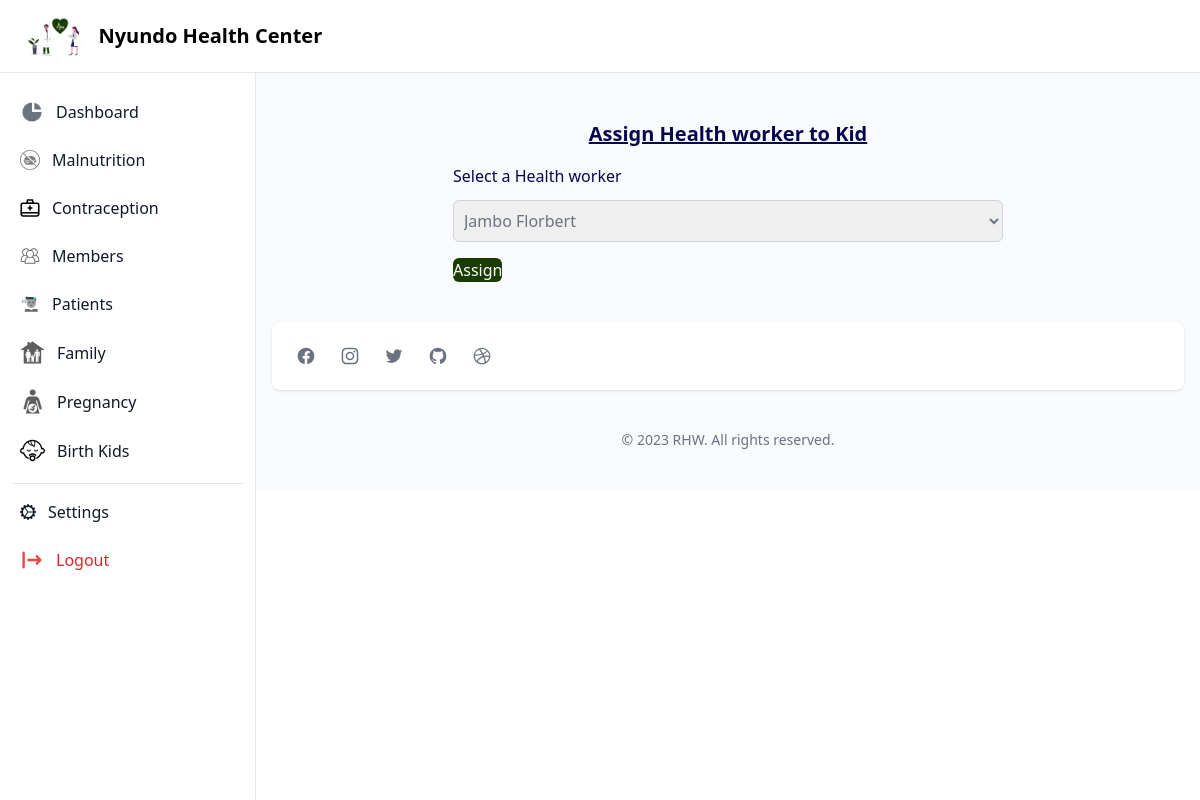
Page /assign/kid/4f57492a-e7dc-4e06-ab22-e98ddefafba2/ (signed in) on the committed database.
### accounts/models.py (models this page shows, shortened)
class User(AbstractBaseUser, PermissionsMixin):
    ADMIN="ADMIN"
    UMUJYANAMA="UMUJYANAMA"
    HC="HC"
    STAFF="STAFF"
    RSSB="RSSB"
    RAMA="RAMA"
    USER_TYPE_CHOICE = (
        (ADMIN,"Super User"),
        (STAFF,"Staff User"),
        (UMUJYANAMA,"Umujyana"),
        (HC,"Health Center"),
    )
    id = models.UUIDField(default=uuid.uuid4, primary_key=True, editable=False)
    email = models.EmailField("email address", max_length=255, unique=True,blank=True,null=True)
    full_name = models.CharField(_("full name"), max_length=100)
    username = models.CharField(_("username"), max_length=100, unique=True)
    phone_number = models.CharField(
        _("phone number"), max_length=255,unique=True,validators=[
            MinLengthValidator(limit_value=13),
            MaxLengthValidator(limit_value=13)
        ]
    )
    identification_number= models.CharField(_("identification_number"),max_length=255,validators=[
            MinLengthValidator(limit_value=16),
            MaxLengthValidator(limit_value=16)
        ])
    user_type = models.CharField(
        _("user type"), choices=USER_TYPE_CHOICE, max_length=50, default=UMUJYANAMA
    )
    is_active = models.BooleanField(_("is active"), default=True)
    is_staff = models.BooleanField(_("staff"), default=False)
    is_first_login = models.BooleanField(_("staff"), default=True)
    admin = models.BooleanField(_("admin"), default=False)  # a admin
    created_on = models.DateTimeField(_("created on"), auto_now_add=True)
    objects = UserManager()
    USERNAME_FIELD = _("username")
    REQUIRED_FIELDS = ["email","full_name"]
    def __str__(self):  # __unicode__ on Python 2O
        return self.full_name
    @property
    def clinic_members(self):
        return self.clinic.members.all()

### healthCenter/models.py (models this page shows, shortened)
class BirthChild(models.Model):
    id = models.UUIDField(default=uuid.uuid4, primary_key=True, editable=False)
    full_name=models.CharField(max_length=255)
    family=models.ForeignKey(HouseHold,related_name='child_family',on_delete=models.CASCADE)
    description= models.TextField(blank=True)
    clinic=models.ForeignKey(User,related_name='child_clinic',on_delete=models.CASCADE)
    village=models.ForeignKey(Village,related_name='child_village',on_delete=models.CASCADE)
    birth_date=models.DateTimeField(auto_now_add=False)
    vigirant=models.ForeignKey(User,on_delete=models.SET_NULL,related_name='vigitant_birth',blank=True, null=True)
    is_valid= models.BooleanField(_("active"), default=True)
    created_on = models.DateTimeField(_("created on"), auto_now_add=True)
    class Meta:
        verbose_name = _("Birth Child")
        verbose_name_plural = _("Birth Children")
        ordering = ('created_on',)

### healthCenter/views.py (the view)
# urls.py: path('assign/kid/<uuid:pk>/',assign_kid,name="assign_kid"),
def assign_kid(request,pk):
    try:
        members= request.user.clinic_members
        all_mal=BirthChild.objects.get(id=pk)
        form=BirthAssignForm(instance=all_mal,users=members)
        context={
        "inst":all_mal,
        'form':form
         }
        if request.method=='POST':
            form=BirthAssignForm(request.POST,instance=all_mal,users=members)
            if form.is_valid():
                form.save(commit=True)
                messages.success(request, 'assigned successful')
            context['context']=form
    except Pregnancy.DoesNotExist:
        pass
    return render(request,'healtfeature/birthAssign.html',context)

### healthCenter/forms.py
class BirthAssignForm(forms.ModelForm):
    class Meta:
        model = BirthChild
        fields=('vigirant',)
    def __init__(self, *args, **kwargs):
        self.users = kwargs.pop('users', None)
        super().__init__(*args, **kwargs)
        self.fields["vigirant"].queryset =self.users

### healthCenter/templates/healtfeature/birthAssign.html (shortened to what this page needs)
{% extends 'base/healthCenter/base.html'%}
{% block css%}
<link rel="stylesheet" href="https://cdn.jsdelivr.net/npm/uikit@3.16.24/dist/css/uikit.min.css" />
{%endblock%}
{% block main%}
<section class="container px-4 mx-auto mt-10">
<div class="flex items-center justify-center p-4">
    <div class="mx-auto w-full max-w-[550px]">
      <form method="POST">
        <h4 class="mb-3 block text-[#07074D] font-bold underline text-xl text-center">Assign Health worker to Kid</h3>
          <div class="max-w-2xl mx-auto my-4">
            <label for="countries" class="mb-3 block text-base font-medium text-[#07074D]">Select a Health worker</label>
                <select
                name="vigirant"
                id="countries" class="w-full block w-full rounded-md border border-gray-300 focus:border-green-700 focus:outline-none focus:ring-1 focus:ring-green-700 py-2 px-1.5 text-gray-500 focus:shadow-md">
                {%for dt in form.vigirant%}
                {{dt}}
                {%endfor%}
            </select>
        </div>
        <div class="flex flex-wrap">
            <div class="w-1/2">   <button
                class="uk-button  text-center text-white AppBgColor rounded-md"
              >
                Assign
              </button></div>
           </div>
      </form>
    </div>
  </div>
</section>
{%endblock%}

### templates/base/healthCenter/base.html (shortened to what this page needs)
{%load static%}
{% if request.user.user_type == 'HC'%}
<!doctype html>
<html>
<head>
  <script src="https://cdn.tailwindcss.com"></script>
  <link rel="stylesheet" href="https://cdn.jsdelivr.net/npm/uikit@3.16.23/dist/css/uikit.min.css" />
 {% block css%}{%endblock%}
</head>
<body>
<div>
    <nav class="bg-white border-b border-gray-200 fixed z-30 w-full">
       <div class="px-3 py-3 lg:px-5 lg:pl-3">
          <div class="flex items-center justify-between">
             <div class="flex items-center justify-start">
                <div  class="text-xl font-bold flex items-center lg:ml-2.5">
                <img src={%static  'images/undraw_medicine_b1ol.png'%} class="h-12 mr-2" alt="Windster Logo">
                <span class="self-center whitespace-nowrap">{{request.user.full_name}}</span>
                </div>
             </div>
          </div>
       </div>
    </nav>
    <div class="flex overflow-hidden bg-white pt-16">
       <aside id="sidebar" class="fixed hidden z-20 h-full top-0 left-0 pt-16 flex lg:flex flex-shrink-0 flex-col w-64 transition-width duration-75" aria-label="Sidebar">
          <div class="relative flex-1 flex flex-col min-h-0 border-r border-gray-200 bg-white pt-0">
             <div class="flex-1 flex flex-col pt-5 pb-4 overflow-y-auto">
                <div class="flex-1 px-3 bg-white divide-y space-y-1">
                   <ul class="space-y-2 pb-2">
                      <li>
                         <a href={% url 'home_health_center' %} class="text-base text-gray-900 font-normal rounded-lg flex items-center p-2 hover:bg-gray-100 group">
                            <svg class="w-6 h-6 text-gray-500 group-hover:text-gray-900 transition duration-75" fill="currentColor" viewBox="0 0 20 20" xmlns="http://www.w3.org/2000/svg">
                               <path d="M2 10a8 8 0 018-8v8h8a8 8 0 11-16 0z"></path>
                               <path d="M12 2.252A8.014 8.014 0 0117.748 8H12V2.252z"></path>
                            </svg>
                            <span class="ml-3">Dashboard</span>
                         </a>
                      </li>
                      <li>
                         <a href="{% url 'malnutrition'%}"  class="text-base text-gray-900 font-normal rounded-lg hover:bg-gray-100 flex items-center p-2 group ">
                            <span class="ml-3 flex-1 whitespace-nowrap">Malnutrition</span>
                         </a>
                      </li>
                      <li>
                         <a href={% url 'contraception'%}  class="text-base text-gray-900 font-normal rounded-lg hover:bg-gray-100 flex items-center p-2 group ">
                            <span class="ml-3 flex-1 whitespace-nowrap">Contraception</span>
                         </a>
                      </li>
                      <li>
                         <a href={% url 'members' %} class="text-base text-gray-900 font-normal rounded-lg hover:bg-gray-100 flex items-center p-2 group ">
                            <span class="ml-3 flex-1 whitespace-nowrap">Members</span>
                         </a>
                      </li>
                      <li>
                         <a href={% url 'patient'%} class="text-base text-gray-900 font-normal rounded-lg hover:bg-gray-100 flex items-center p-2 group ">
                            <span class="ml-3 flex-1 whitespace-nowrap">Patients</span>
                         </a>
                      </li>
                      <li>
                        <a href={% url 'house_hold'%} class="text-base text-gray-900 font-normal rounded-lg hover:bg-gray-100 flex items-center p-2 group ">
                           <span class="ml-3 flex-1 whitespace-nowrap">Family</span>
                        </a>
                     </li>
                     <li>
                        <a href={% url 'pregnancy_woman'%} class="text-base text-gray-900 font-normal rounded-lg hover:bg-gray-100 flex items-center p-2 group ">
                           <span class="ml-3 flex-1 whitespace-nowrap">Pregnancy</span>
                        </a>
                     </li>
                     <li>
                        <a href={% url 'birth_child'%} class="text-base text-gray-900 font-normal rounded-lg hover:bg-gray-100 flex items-center p-2 group ">
                           <span class="ml-3 flex-1 whitespace-nowrap">Birth Kids</span>
                        </a>
                     </li>
                   </ul>
                   <div class="space-y-2 pt-2">
                      <a href="{% url 'settings_user'%}"  class="text-base text-gray-900 font-normal rounded-lg hover:bg-gray-100 group transition duration-75 flex items-center p-2">
                         <span class="ml-3">Settings</span>
                      </a>
                      <a href="{% url 'logout'%}" class="text-base text-red-600 font-normal rounded-lg hover:bg-gray-100 flex items-center p-2 group ">
                        <span class="ml-3 flex-1  whitespace-nowrap">Logout</span>
                     </a>
                   </div>
                </div>
             </div>
          </div>
       </aside>
       <div id="main-content" class="h-full w-full bg-gray-50 relative overflow-y-auto lg:ml-64">
         {% block main %}{% endblock%}
          <footer class="bg-white md:flex md:items-center md:justify-between shadow rounded-lg p-4 md:p-6 xl:p-8 my-6 mx-4">
             <div class="flex sm:justify-center space-x-6">
                <a href="#" class="text-gray-500 hover:text-gray-900">
                </a>
                <a href="#" class="text-gray-500 hover:text-gray-900">
                </a>
                <a href="#" class="text-gray-500 hover:text-gray-900">
                </a>
                <a href="#" class="text-gray-500 hover:text-gray-900">
                </a>
                <a href="#" class="text-gray-500 hover:text-gray-900">
                </a>
             </div>
          </footer>
          <p class="text-center text-sm text-gray-500 my-10">
             &copy; 2023 <a href="#" class="hover:underline" target="_blank">RHW</a>. All rights reserved.
          </p>
       </div>
    </div>
 </div>
</body>
</html>
{%endif%}

### templates/base/healthCenter/base.html (style rules this page uses)
.AppBgColor { background-color:#193c02; }

### rows in the picture
User: user.full_name "Nyundo Health Center"
BirthChild: vigirant "Jambo Florbert"
